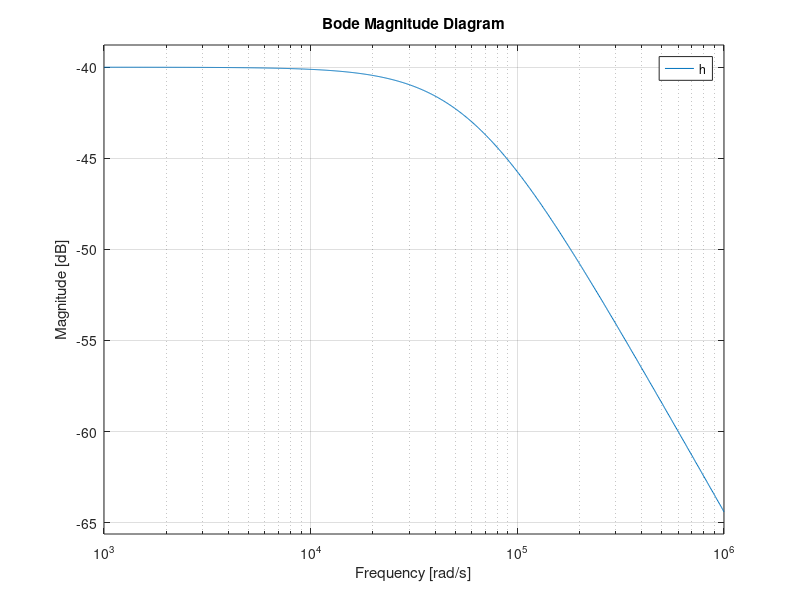

Reproduce this figure in MATLAB.
clear;
clc;

m = 5;
H0 = 0.01;

Kp = 4.41;
Ki = 2.55;
Kc = (m/2)^2*H0^2*Kp*2*pi;
Kv = 100*2*pi;


zeta = Kp/2*sqrt((Kc*Kv)/Ki);
wn = sqrt(Kc*Kv*Ki)

num = [(2*zeta*wn) wn^2]
den = [1 (2*zeta*wn) wn^2]

H = tf(num,den)
Herr = 1 - H

Ts = 4/(zeta*wn)
Lock_Range = H0*Kp*Kv

t = linspace(0,2*Ts,1e3);
u = -pi/6 * ones(1,1e3);
lsim(Herr,u,t);
%%
Tsam = 1/480e3;
wc = 2*pi*9600
a = H0*wc;

f = tf([Kp Ki],[1 0])
F = c2d(f,Tsam)

h = tf(a,[1 wc])
H = c2d(h,1/480e3)
bodemag(h)
